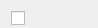
            <widget class="QWidget" name="page_4">
             <property name="geometry">
              <rect>
               <x>0</x>
               <y>0</y>
               <width>98</width>
               <height>28</height>
              </rect>
             </property>
             <attribute name="label">
              <string>IP</string>
             </attribute>
             <widget class="QWidget" name="layoutWidget">
              <property name="geometry">
               <rect>
                <x>11</x>
                <y>11</y>
                <width>359</width>
                <height>136</height>
               </rect>
              </property>
              <layout class="QFormLayout" name="formLayout_2">
               <item row="0" column="0">
                <widget class="QCheckBox" name="e_IP_Match">
                 <property name="whatsThis">
                  <string>Enable</string>
                 </property>
                 <property name="text">
                  <string/>
                 </property>
                 <property name="checked">
                  <bool>false</bool>
                 </property>
                </widget>
               </item>
               <item row="1" column="1">
                <layout class="QGridLayout" name="gridLayout_2">
                 <item row="0" column="0">
                  <widget class="QCheckBox" name="e_src_addr">
                   <property name="enabled">
                    <bool>true</bool>
                   </property>
                   <property name="whatsThis">
                    <string>Enable</string>
                   </property>
                   <property name="text">
                    <string/>
                   </property>
                   <property name="checked">
                    <bool>false</bool>
                   </property>
                   <property name="tristate">
                    <bool>false</bool>
                   </property>
                  </widget>
                 </item>
                 <item row="0" column="1">
                  <widget class="QLabel" name="label_54">
                   <property name="text">
                    <string>Src. Address</string>
                   </property>
                  </widget>
                 </item>
                 <item row="0" column="2">
                  <widget class="QCheckBox" name="src_addr_not">
                   <property name="enabled">
                    <bool>true</bool>
                   </property>
                   <property name="whatsThis">
                    <string>Deny</string>
                   </property>
                   <property name="text">
                    <string/>
                   </property>
                   <property name="checked">
                    <bool>false</bool>
                   </property>
                   <property name="tristate">
                    <bool>false</bool>
                   </property>
                  </widget>
                 </item>
                 <item row="0" column="3">
                  <widget class="QLineEdit" name="src_addr_line_edit">
                   <property name="enabled">
                    <bool>true</bool>
                   </property>
                   <property name="whatsThis">
                    <string extracomment="address[/mask][...  , ...]">address[/mask]</string>
                   </property>
                  </widget>
                 </item>
                 <item row="1" column="0">
                  <widget class="QCheckBox" name="e_dst_addr">
                   <property name="enabled">
                    <bool>true</bool>
                   </property>
                   <property name="whatsThis">
                    <string>Enable</string>
                   </property>
                   <property name="text">
                    <string/>
                   </property>
                  </widget>
                 </item>
                 <item row="1" column="1">
                  <widget class="QLabel" name="label_55">
                   <property name="text">
                    <string>Dst. Address</string>
                   </property>
                  </widget>
                 </item>
                 <item row="1" column="2">
                  <widget class="QCheckBox" name="dst_addr_not">
                   <property name="enabled">
                    <bool>true</bool>
                   </property>
                   <property name="whatsThis">
                    <string>Deny</string>
                   </property>
                   <property name="text">
                    <string/>
                   </property>
                  </widget>
                 </item>
                 <item row="1" column="3">
                  <widget class="QLineEdit" name="dst_addr_line_edit">
                   <property name="enabled">
                    <bool>true</bool>
                   </property>
                   <property name="whatsThis">
                    <string>address[/mask]</string>
                   </property>
                  </widget>
                 </item>
                 <item row="2" column="0">
                  <widget class="QCheckBox" name="e_src_addr_range">
                   <property name="enabled">
                    <bool>true</bool>
                   </property>
                   <property name="whatsThis">
                    <string>Enable</string>
                   </property>
                   <property name="text">
                    <string/>
                   </property>
                  </widget>
                 </item>
                 <item row="2" column="1">
                  <widget class="QLabel" name="label_56">
                   <property name="text">
                    <string>Src. Address range</string>
                   </property>
                  </widget>
                 </item>
                 <item row="2" column="2">
                  <widget class="QCheckBox" name="src_addr_range_not">
                   <property name="enabled">
                    <bool>true</bool>
                   </property>
                   <property name="whatsThis">
                    <string>Deny</string>
                   </property>
                   <property name="text">
                    <string/>
                   </property>
                  </widget>
                 </item>
                 <item row="2" column="3">
                  <widget class="QLineEdit" name="src_addr_range_line_edit">
                   <property name="enabled">
                    <bool>true</bool>
                   </property>
                   <property name="whatsThis">
                    <string>address[/mask][...  , ...]</string>
                   </property>
                  </widget>
                 </item>
                 <item row="3" column="0">
                  <widget class="QCheckBox" name="e_dst_addr_range">
                   <property name="enabled">
                    <bool>true</bool>
                   </property>
                   <property name="whatsThis">
                    <string>Enable</string>
                   </property>
                   <property name="text">
                    <string/>
                   </property>
                  </widget>
                 </item>
                 <item row="3" column="1">
                  <widget class="QLabel" name="label_57">
                   <property name="text">
                    <string>dst. Address range</string>
                   </property>
                  </widget>
                 </item>
                 <item row="3" column="2">
                  <widget class="QCheckBox" name="dst_addr_range_not">
                   <property name="enabled">
                    <bool>true</bool>
                   </property>
                   <property name="whatsThis">
                    <string>Deny</string>
                   </property>
                   <property name="text">
                    <string/>
                   </property>
                  </widget>
                 </item>
                 <item row="3" column="3">
                  <widget class="QLineEdit" name="dst_addr_range_line_edit">
                   <property name="enabled">
                    <bool>true</bool>
                   </property>
                   <property name="whatsThis">
                    <string>address[/mask][...  , ...]</string>
                   </property>
                  </widget>
                 </item>
                </layout>
               </item>
              </layout>
             </widget>
            </widget>
